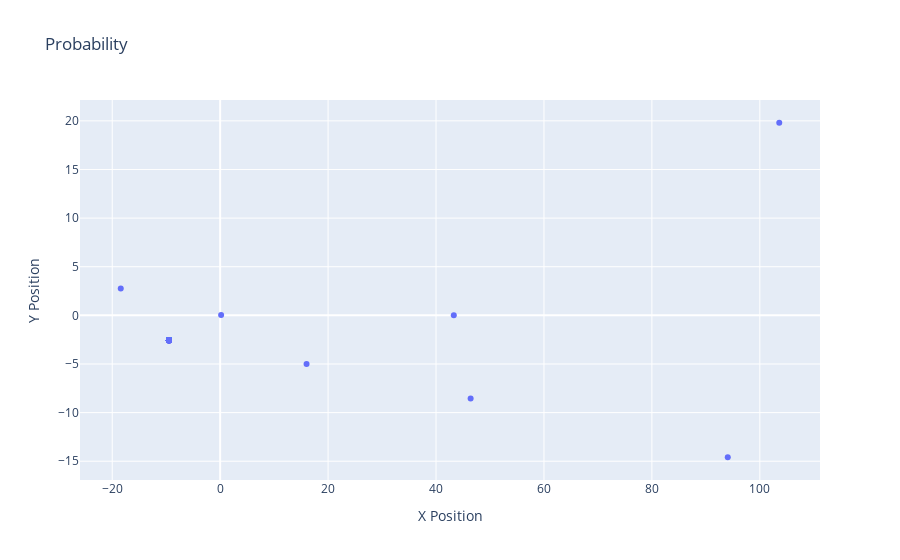

The code cell stored with this chart in its notebook:
### Code cell
import plotly.graph_objs as go
from plotly.subplots import make_subplots

traj = np.asarray(results['Traj.r'].tolist())
print(traj[:, 0])

# Create the figure object
fig = make_subplots(rows=1, cols=1)
fig.layout.title = "Probability"
fig.layout.yaxis.title = 'Y Position'

fig.add_trace(
    go.Scatter(
        x=traj[:,0],
        y=traj[:,1],
        mode = 'markers'
    ),
    row = 1,
    col = 1,
)
fig.get_subplot(1, 1).xaxis.title = "X Position"

fig.show()
